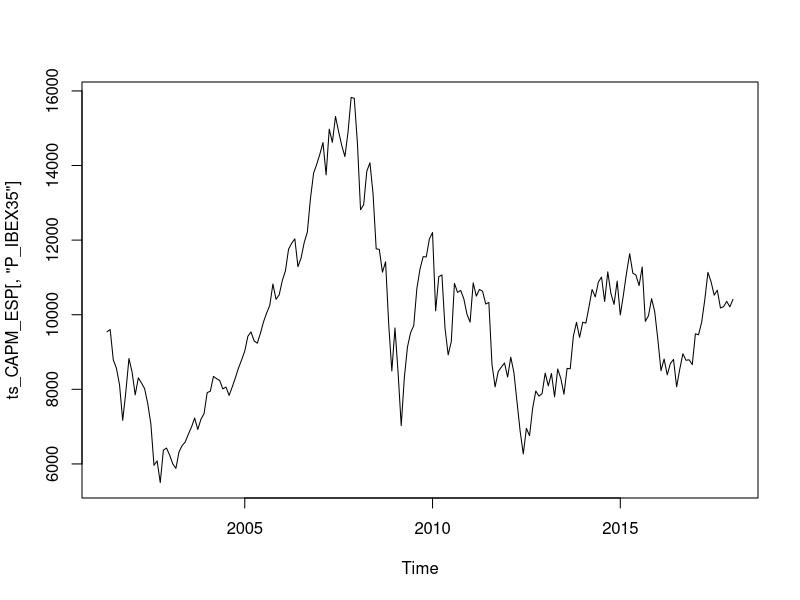
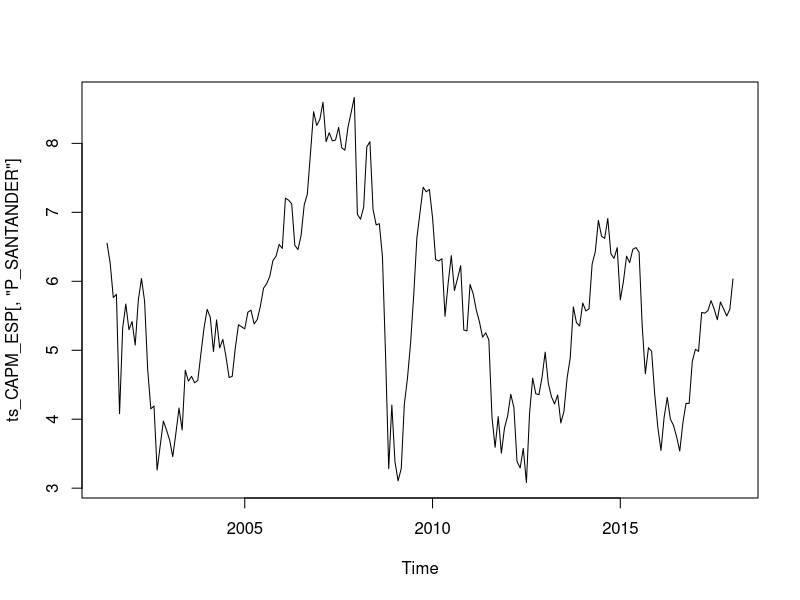
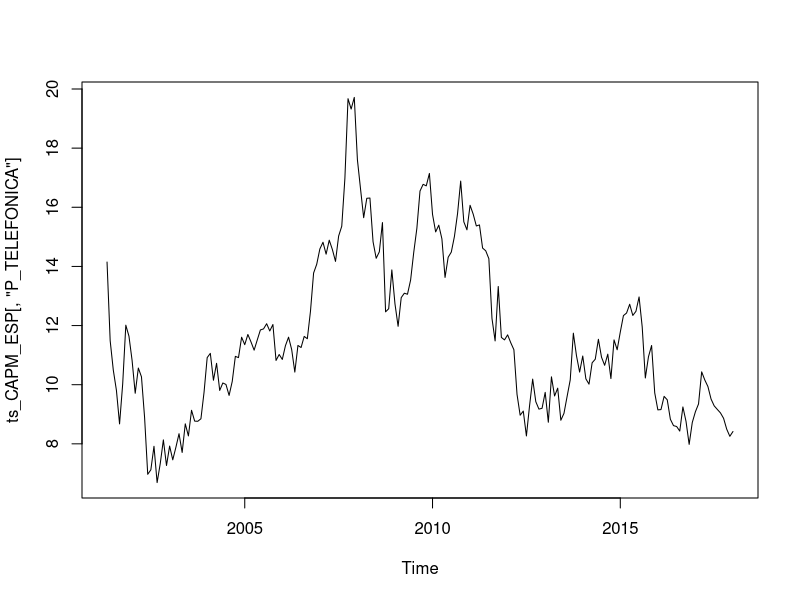
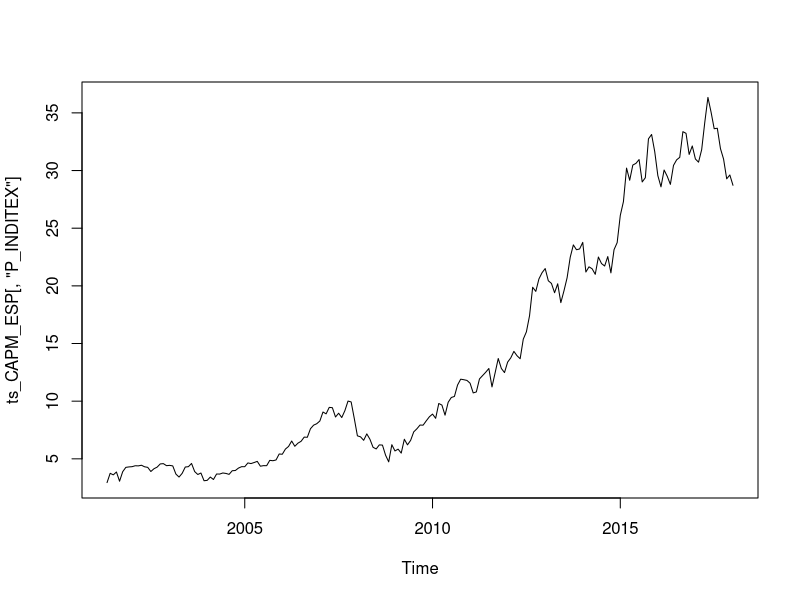
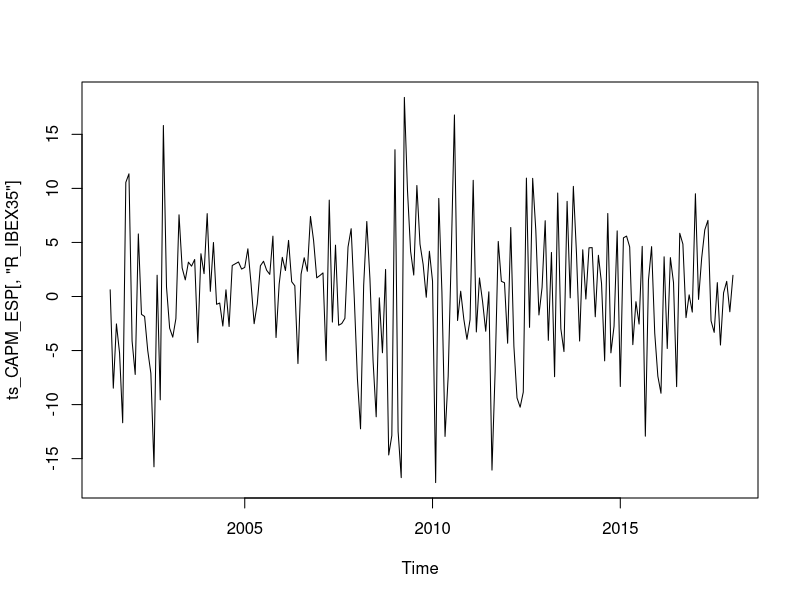
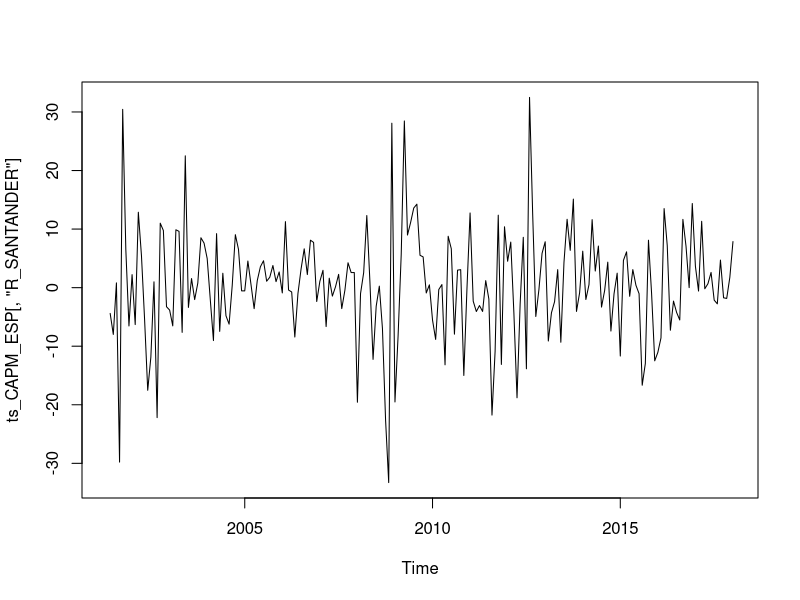
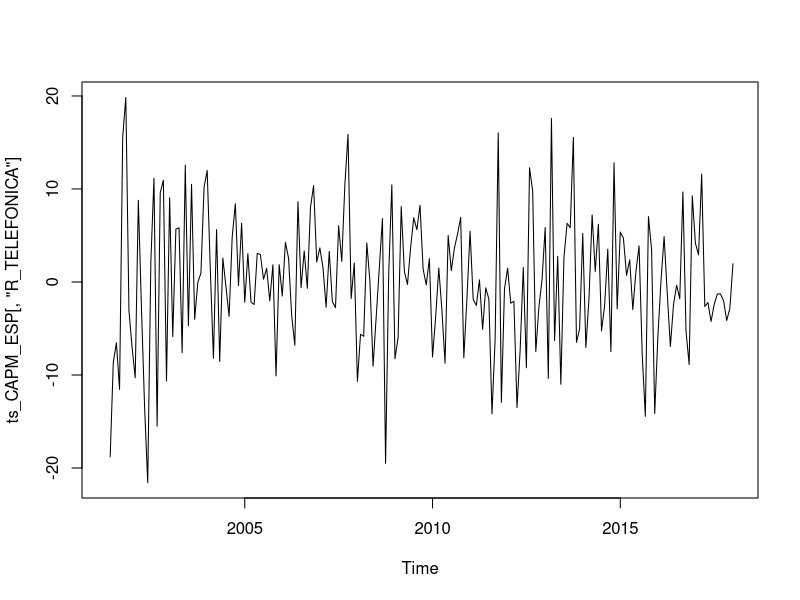
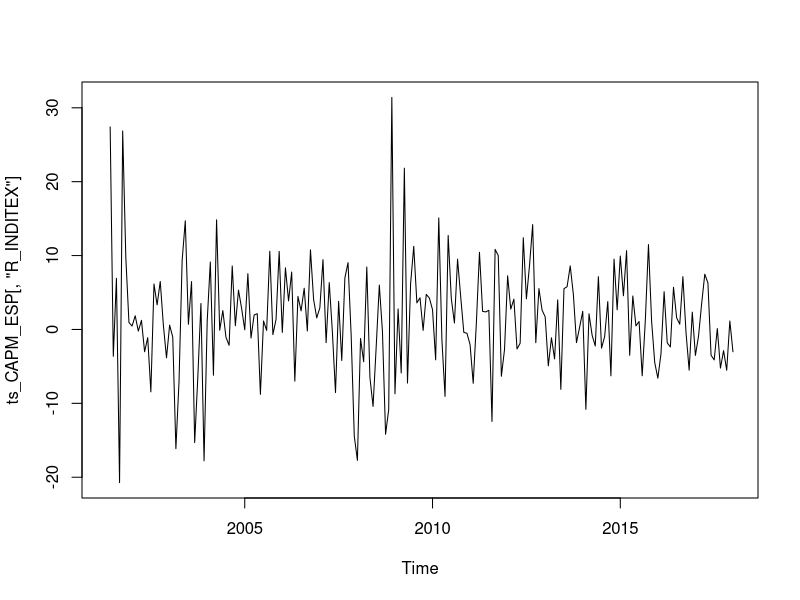

R code for these plots, in order: (Note: this script raises an error after producing the figures.)
library(tidyverse)
CAPM_ESP <- read_csv("CAPM_ESP.csv")
ts_CAPM_ESP <- ts(CAPM_ESP, start=c(2001,5), end = c(2018,1), frequency = 12)
#
ts.plot(ts_CAPM_ESP[,"P_IBEX35"])
ts.plot(ts_CAPM_ESP[,"P_SANTANDER"])
ts.plot(ts_CAPM_ESP[,"P_TELEFONICA"])
ts.plot(ts_CAPM_ESP[,"P_INDITEX"])
#
ts.plot(ts_CAPM_ESP[,"R_IBEX35"])
ts.plot(ts_CAPM_ESP[,"R_SANTANDER"])
ts.plot(ts_CAPM_ESP[,"R_TELEFONICA"])
ts.plot(ts_CAPM_ESP[,"R_INDITEX"])
ts.plot(ts_CAPM_ESP[,"R_LT1Y"])
#
# Modelo CAPM para las acciones del Banco Santander 
# (repetir los cálculos para Telefónica e Inditex)
#
CAPM_SANTANDER  <-  lm(I(R_SANTANDER-R_LT1Y) ~ I(R_IBEX35-R_LT1Y), data = ts_CAPM_ESP)
summary(CAPM_SANTANDER)
#
# Intervalos de confianza para los parámetros estructurales del modelo
#
confint(CAPM_SANTANDER)
#
# Manualmente
#
alpha <- 0.05
df <- df.residual(CAPM_SANTANDER) # grados de libertad
t_c <- qt(1-alpha/2, df)
#
b1 <- coef(CAPM_SANTANDER)[[1]] # estimación del parámetro beta1
b1
seb1 <- sqrt(vcov(CAPM_SANTANDER)[1,1]) # estimación de la desviación típica de beta1
seb1
#
inf_b1 <- b1-t_c*seb1 # cota inferior
sup_b1 <- b1+t_c*seb1 # cota superior
inf_b1 ; sup_b1
#
b2 <- coef(CAPM_SANTANDER)[[2]] # estimación del parámetro beta2
b2
seb2 <- sqrt(vcov(CAPM_SANTANDER)[2,2]) # estimación de la desviación típica de beta2
seb2
#
inf_b2 <- b2-t_c*seb2 # cota inferior
sup_b2 <- b2+t_c*seb2 # cota superior
inf_b2 ; sup_b2
#
# Ajuste del modelo (R^2) y ANOVA
#
s_CAPM_SANTANDER <- summary(CAPM_SANTANDER)
print(s_CAPM_SANTANDER)
names(s_CAPM_SANTANDER)
R2 <- s_CAPM_SANTANDER$r.squared
R2
anova(CAPM_SANTANDER)
# Número de obsevaciones
T <- nobs(CAPM_SANTANDER)
T
# Número de parámetros
K <- T-df
K
# EStadístico F de significación global
F_0 <- (R2/(K-1))/((1-R2)/(T-K))
F_0
# Residuos del modelo
res <- s_CAPM_SANTANDER$residuals
res <- ts(res, start=c(2001,5), end = c(2018,1), frequency = 12)
plot(res)
#
ehat <- resid(CAPM_SANTANDER)
ebar <- mean(ehat)
sdehat <- sd(ehat)
hist(ehat, col="grey", freq=FALSE, main="", ylab="density", xlab="ehat")
curve(dnorm(x, ebar, sdehat), col=2, add=TRUE, ylab="density", xlab="ehat")
#
# Contrastes de hipótesis
#
# beta1=0 versus beta1≠0
#
# Estadístico t
#
alpha <- 0.05 # nivel de significación
b1 <- coef(CAPM_SANTANDER)[[1]] # estimación del parámetro beta1
b1
seb1 <- sqrt(vcov(CAPM_SANTANDER)[1,1]) # estimación de la desviación típica de beta1
seb1
c <- 0
df <- df.residual(CAPM_SANTANDER) # grados de libertad
t_0 <- (b1-c)/seb1 # estadístico t
t_0
# Método del valor crítico
t_c <- qt(1-alpha/2, df) # valor crítico
t_c
# Gráfico de la función de densidad de la distribución t de Student, del valor crítico y del estadístico t:
curve(dt(x, df), -5, 5, ylab=" ", xlab="t")
abline(v=c(-t_c, t_c, t_0), col=c("red", "red", "blue"), lty=c(2,2,3))
legend("topleft", legend=c("-t_c", "t_c", "t_0"), col=c("red", "red", "blue"), lty=c(2, 2, 3))
# Método del P-valor
p <- 2*(1-pt(abs(t), df))
p
# Gráfico de la función de densidad de la distribución t de Student y del estadístico t_0:
curve(dt(x, df), -5, 5, ylab=" ", xlab="t")
abline(v=c(t_0), col=c("blue"), lty=c(3))
legend("topleft", legend=c("t_0"), col=c("blue"), lty=c(3))
#
# Estadístico F
#
library(car)
H_0 <- "(Intercept) = 0"
linearHypothesis(CAPM_SANTANDER,H_0,test="F")
#
# Gráfico de la función de densidad de la distribución F de Fisher-Snedecor y del estadístico F_0:
F_0 <- linearHypothesis(CAPM_SANTANDER,H_0,test="F")[2,5] # estadístico F
F_0
F_c <- qf(1-alpha, 1, df) # valor crítico
F_c
#
curve(df(x, 1, df), 0, 5, ylab=" ", xlab="F")
abline(v=c(F_0,F_c), col=c("blue","red"), lty=c(2,3))
legend("topleft", legend=c("F","Fcr"), col=c("blue","red"), lty=c(2,3))
#
# beta2=1 versus beta2≠1
#
# Estadístico t
# 
alpha <- 0.05 # nivel de significación
b2 <- coef(CAPM_SANTANDER)[[2]] # estimación del parámetro beta2
b2
seb2 <- sqrt(vcov(CAPM_SANTANDER)[2,2]) # estimación de la desviación típica de beta2
seb2
c <- 1
df <- df.residual(CAPM_SANTANDER) # grados de libertad
t_0 <- (b2-c)/seb2 # estadístico t
t_0
# Método del valor crítico
t_c <- qt(1-alpha/2, df) # valor crítico
t_c
# Gráfico de la función de densidad de la distribución t de Student, del valor crítico y del estadístico t:
curve(dt(x, df), -6, 6, ylab=" ", xlab="t")
abline(v=c(-t_c, t_c, t_0), col=c("red", "red", "blue"), lty=c(2,2,3))
legend("topleft", legend=c("-t_c", "t_c", "t_0"), col=c("red", "red", "blue"), lty=c(2, 2, 3))
# Método del P-valor
p <- 2*(1-pt(abs(t_0), df))
p
# Gráfico de la función de densidad de la distribución t de Student y del estadístico t:
curve(dt(x, df), -6, 6, ylab=" ", xlab="t")
abline(v=c(t_0), col=c("blue"), lty=c(3))
legend("topleft", legend=c("t_0"), col=c("blue"), lty=c(3))
#
# Estadístico F
H_0 <- "I(R_IBEX35 - R_LT1Y) = 1"
linearHypothesis(CAPM_SANTANDER,H_0,test="F")
#
# Contraste conjunto de la hipótesis beta1=0, beta2=1
#
H_0 <- c("(Intercept) = 0", "I(R_IBEX35 - R_LT1Y) = 1")
linearHypothesis(CAPM_SANTANDER,H_0,test="F")
#
# Contrastes unilaterales
# 
# beta2≤1 versus beta2>1
#
c <- 1
alpha <- 0.05
t_0 <- (b2-c)/seb2
t_0
# Método del valor crítico
t_c <- qt(1-alpha, df) # alpha no se divide por 2
t_c
#
curve(dt(x, df), -5, 5, ylab=" ", xlab="t")
abline(v=c(t_c, t_0), col=c("red", "blue"), lty=c(2, 3))
legend("topleft", legend=c("t_c", "t_0"), col=c("red", "blue"), lty=c(2, 3))
# Método del P-valor
p <- 1-pt(t_0, df)
p
# 
# beta2≥2 versus beta2<2
#
c <- 2
alpha <- 0.05
t_0 <- (b2-c)/seb2
t_0
# Método del valor crítico
t_c <- qt(alpha, df) # alpha no se divide por 2
t_c
#
curve(dt(x, df), -5, 5, ylab=" ", xlab="t")
abline(v=c(tcr, t), col=c("red", "blue"), lty=c(2, 3))
legend("topleft", legend=c("tcr", "t"),
       col=c("red", "blue"), lty=c(2, 3))
# Método del P-valor
p <- pt(t_0, df)
p
#